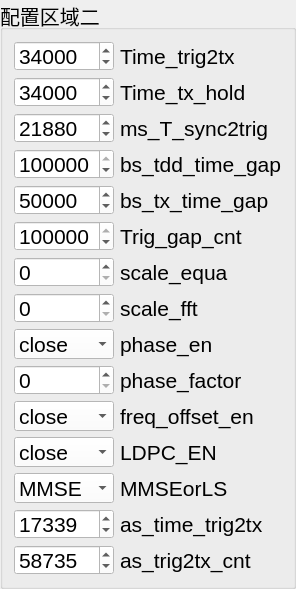
         <widget class="QGroupBox" name="groupBox_25">
          <property name="maximumSize">
           <size>
            <width>400</width>
            <height>16777215</height>
           </size>
          </property>
          <property name="font">
           <font>
            <pointsize>15</pointsize>
           </font>
          </property>
          <property name="title">
           <string>配置区域二</string>
          </property>
          <layout class="QGridLayout" name="gridLayout_20">
           <item row="0" column="1">
            <widget class="QLabel" name="Time_trig2tx_label">
             <property name="maximumSize">
              <size>
               <width>16777215</width>
               <height>30</height>
              </size>
             </property>
             <property name="font">
              <font>
               <pointsize>16</pointsize>
              </font>
             </property>
             <property name="text">
              <string>Time_trig2tx</string>
             </property>
            </widget>
           </item>
           <item row="1" column="0">
            <widget class="QSpinBox" name="Time_tx_hold_obj">
             <property name="maximumSize">
              <size>
               <width>16777215</width>
               <height>30</height>
              </size>
             </property>
             <property name="font">
              <font>
               <pointsize>16</pointsize>
              </font>
             </property>
             <property name="toolTip">
              <string>&lt;html&gt;&lt;head/&gt;&lt;body&gt;&lt;p&gt;&lt;span style=&quot; font-family:'等线'; font-size:10.5pt;&quot;&gt;depapr_thr&lt;/span&gt;&lt;/p&gt;&lt;/body&gt;&lt;/html&gt;</string>
             </property>
             <property name="styleSheet">
              <string notr="true">background-color: rgb(255, 255, 255);</string>
             </property>
             <property name="specialValueText">
              <string/>
             </property>
             <property name="maximum">
              <number>16777215</number>
             </property>
             <property name="singleStep">
              <number>1</number>
             </property>
             <property name="value">
              <number>34000</number>
             </property>
            </widget>
           </item>
           <item row="1" column="1">
            <widget class="QLabel" name="Time_tx_hold_label">
             <property name="maximumSize">
              <size>
               <width>16777215</width>
               <height>30</height>
              </size>
             </property>
             <property name="font">
              <font>
               <pointsize>16</pointsize>
              </font>
             </property>
             <property name="text">
              <string>Time_tx_hold</string>
             </property>
            </widget>
           </item>
           <item row="0" column="0">
            <widget class="QSpinBox" name="Time_trig2tx_obj">
             <property name="maximumSize">
              <size>
               <width>150</width>
               <height>30</height>
              </size>
             </property>
             <property name="font">
              <font>
               <pointsize>16</pointsize>
              </font>
             </property>
             <property name="toolTip">
              <string>&lt;html&gt;&lt;head/&gt;&lt;body&gt;&lt;p&gt;&lt;span style=&quot; font-family:'等线'; font-size:10.5pt;&quot;&gt;depapr_thr&lt;/span&gt;&lt;/p&gt;&lt;/body&gt;&lt;/html&gt;</string>
             </property>
             <property name="styleSheet">
              <string notr="true">background-color: rgb(255, 255, 255);</string>
             </property>
             <property name="specialValueText">
              <string/>
             </property>
             <property name="maximum">
              <number>16777215</number>
             </property>
             <property name="singleStep">
              <number>1</number>
             </property>
             <property name="value">
              <number>34000</number>
             </property>
            </widget>
           </item>
           <item row="10" column="0">
            <widget class="QComboBox" name="freq_offset_en_obj">
             <property name="maximumSize">
              <size>
               <width>16777215</width>
               <height>30</height>
              </size>
             </property>
             <property name="font">
              <font>
               <pointsize>16</pointsize>
              </font>
             </property>
             <property name="styleSheet">
              <string notr="true">background-color: rgb(255, 255, 255);</string>
             </property>
             <property name="editable">
              <bool>false</bool>
             </property>
             <property name="currentText">
              <string>close</string>
             </property>
             <property name="currentIndex">
              <number>0</number>
             </property>
             <property name="iconSize">
              <size>
               <width>28</width>
               <height>28</height>
              </size>
             </property>
             <item>
              <property name="text">
               <string>close</string>
              </property>
             </item>
             <item>
              <property name="text">
               <string>enable</string>
              </property>
             </item>
            </widget>
           </item>
           <item row="2" column="1">
            <widget class="QLabel" name="ms_T_sync2trig_label">
             <property name="maximumSize">
              <size>
               <width>16777215</width>
               <height>30</height>
              </size>
             </property>
             <property name="font">
              <font>
               <pointsize>16</pointsize>
              </font>
             </property>
             <property name="text">
              <string>ms_T_sync2trig</string>
             </property>
            </widget>
           </item>
           <item row="10" column="1">
            <widget class="QLabel" name="freq_offset_en_label">
             <property name="maximumSize">
              <size>
               <width>16777215</width>
               <height>30</height>
              </size>
             </property>
             <property name="font">
              <font>
               <pointsize>16</pointsize>
              </font>
             </property>
             <property name="text">
              <string>freq_offset_en</string>
             </property>
            </widget>
           </item>
           <item row="9" column="1">
            <widget class="QLabel" name="phase_factor_label">
             <property name="maximumSize">
              <size>
               <width>16777215</width>
               <height>30</height>
              </size>
             </property>
             <property name="font">
              <font>
               <pointsize>16</pointsize>
              </font>
             </property>
             <property name="text">
              <string>phase_factor</string>
             </property>
            </widget>
           </item>
           <item row="8" column="0">
            <widget class="QComboBox" name="phase_en_obj">
             <property name="maximumSize">
              <size>
               <width>16777215</width>
               <height>30</height>
              </size>
             </property>
             <property name="font">
              <font>
               <pointsize>16</pointsize>
              </font>
             </property>
             <property name="styleSheet">
              <string notr="true">background-color: rgb(255, 255, 255);</string>
             </property>
             <property name="editable">
              <bool>false</bool>
             </property>
             <property name="currentText">
              <string>close</string>
             </property>
             <property name="currentIndex">
              <number>0</number>
             </property>
             <property name="iconSize">
              <size>
               <width>28</width>
               <height>28</height>
              </size>
             </property>
             <item>
              <property name="text">
               <string>close</string>
              </property>
             </item>
             <item>
              <property name="text">
               <string>enable</string>
              </property>
             </item>
            </widget>
           </item>
           <item row="9" column="0">
            <widget class="QSpinBox" name="phase_factor_obj">
             <property name="maximumSize">
              <size>
               <width>16777215</width>
               <height>30</height>
              </size>
             </property>
             <property name="font">
              <font>
               <pointsize>16</pointsize>
              </font>
             </property>
             <property name="toolTip">
              <string>&lt;html&gt;&lt;head/&gt;&lt;body&gt;&lt;p&gt;&lt;span style=&quot; font-family:'等线'; font-size:10.5pt;&quot;&gt;depapr_thr&lt;/span&gt;&lt;/p&gt;&lt;/body&gt;&lt;/html&gt;</string>
             </property>
             <property name="styleSheet">
              <string notr="true">background-color: rgb(255, 255, 255);</string>
             </property>
             <property name="specialValueText">
              <string/>
             </property>
             <property name="maximum">
              <number>65534</number>
             </property>
             <property name="singleStep">
              <number>1</number>
             </property>
             <property name="value">
              <number>0</number>
             </property>
            </widget>
           </item>
           <item row="3" column="0">
            <widget class="QSpinBox" name="bs_tdd_time_gap_obj">
             <property name="maximumSize">
              <size>
               <width>16777215</width>
               <height>30</height>
              </size>
             </property>
             <property name="font">
              <font>
               <pointsize>16</pointsize>
              </font>
             </property>
             <property name="toolTip">
              <string>&lt;html&gt;&lt;head/&gt;&lt;body&gt;&lt;p&gt;&lt;span style=&quot; font-family:'等线'; font-size:10.5pt;&quot;&gt;depapr_thr&lt;/span&gt;&lt;/p&gt;&lt;/body&gt;&lt;/html&gt;</string>
             </property>
             <property name="styleSheet">
              <string notr="true">background-color: rgb(255, 255, 255);</string>
             </property>
             <property name="specialValueText">
              <string/>
             </property>
             <property name="maximum">
              <number>16777215</number>
             </property>
             <property name="singleStep">
              <number>1</number>
             </property>
             <property name="value">
              <number>100000</number>
             </property>
            </widget>
           </item>
           <item row="4" column="0">
            <widget class="QSpinBox" name="bs_tx_time_gap_obj">
             <property name="maximumSize">
              <size>
               <width>16777215</width>
               <height>30</height>
              </size>
             </property>
             <property name="font">
              <font>
               <pointsize>16</pointsize>
              </font>
             </property>
             <property name="toolTip">
              <string>&lt;html&gt;&lt;head/&gt;&lt;body&gt;&lt;p&gt;&lt;span style=&quot; font-family:'等线'; font-size:10.5pt;&quot;&gt;depapr_thr&lt;/span&gt;&lt;/p&gt;&lt;/body&gt;&lt;/html&gt;</string>
             </property>
             <property name="styleSheet">
              <string notr="true">background-color: rgb(255, 255, 255);</string>
             </property>
             <property name="specialValueText">
              <string/>
             </property>
             <property name="maximum">
              <number>16777215</number>
             </property>
             <property name="singleStep">
              <number>1</number>
             </property>
             <property name="value">
              <number>50000</number>
             </property>
            </widget>
           </item>
           <item row="2" column="0">
            <widget class="QSpinBox" name="ms_T_sync2trig_obj">
             <property name="maximumSize">
              <size>
               <width>16777215</width>
               <height>30</height>
              </size>
             </property>
             <property name="font">
              <font>
               <pointsize>16</pointsize>
              </font>
             </property>
             <property name="toolTip">
              <string>&lt;html&gt;&lt;head/&gt;&lt;body&gt;&lt;p&gt;&lt;span style=&quot; font-family:'等线'; font-size:10.5pt;&quot;&gt;depapr_thr&lt;/span&gt;&lt;/p&gt;&lt;/body&gt;&lt;/html&gt;</string>
             </property>
             <property name="styleSheet">
              <string notr="true">background-color: rgb(255, 255, 255);</string>
             </property>
             <property name="specialValueText">
              <string/>
             </property>
             <property name="maximum">
              <number>16777215</number>
             </property>
             <property name="singleStep">
              <number>1</number>
             </property>
             <property name="value">
              <number>21880</number>
             </property>
            </widget>
           </item>
           <item row="11" column="0">
            <widget class="QComboBox" name="LDPC_en_obj">
             <property name="maximumSize">
              <size>
               <width>16777215</width>
               <height>30</height>
              </size>
             </property>
             <property name="font">
              <font>
               <pointsize>16</pointsize>
              </font>
             </property>
             <property name="styleSheet">
              <string notr="true">background-color: rgb(255, 255, 255);</string>
             </property>
             <property name="editable">
              <bool>false</bool>
             </property>
             <property name="currentText">
              <string>close</string>
             </property>
             <property name="currentIndex">
              <number>0</number>
             </property>
             <property name="iconSize">
              <size>
               <width>28</width>
               <height>28</height>
              </size>
             </property>
             <item>
              <property name="text">
               <string>close</string>
              </property>
             </item>
             <item>
              <property name="text">
               <string>enable</string>
              </property>
             </item>
            </widget>
           </item>
           <item row="11" column="1">
            <widget class="QLabel" name="LDPC_en_label">
             <property name="maximumSize">
              <size>
               <width>16777215</width>
               <height>30</height>
              </size>
             </property>
             <property name="font">
              <font>
               <pointsize>16</pointsize>
              </font>
             </property>
             <property name="text">
              <string>LDPC_EN</string>
             </property>
            </widget>
           </item>
           <item row="4" column="1">
            <widget class="QLabel" name="bs_tx_time_gap_label">
             <property name="maximumSize">
              <size>
               <width>16777215</width>
               <height>30</height>
              </size>
             </property>
             <property name="font">
              <font>
               <pointsize>16</pointsize>
              </font>
             </property>
             <property name="text">
              <string>bs_tx_time_gap</string>
             </property>
            </widget>
           </item>
           <item row="6" column="0">
            <widget class="QSpinBox" name="scale_equa_obj">
             <property name="maximumSize">
              <size>
               <width>16777215</width>
               <height>30</height>
              </size>
             </property>
             <property name="font">
              <font>
               <pointsize>16</pointsize>
              </font>
             </property>
             <property name="toolTip">
              <string>&lt;html&gt;&lt;head/&gt;&lt;body&gt;&lt;p&gt;&lt;span style=&quot; font-family:'等线'; font-size:10.5pt;&quot;&gt;depapr_thr&lt;/span&gt;&lt;/p&gt;&lt;/body&gt;&lt;/html&gt;</string>
             </property>
             <property name="styleSheet">
              <string notr="true">background-color: rgb(255, 255, 255);</string>
             </property>
             <property name="specialValueText">
              <string/>
             </property>
             <property name="maximum">
              <number>255</number>
             </property>
             <property name="singleStep">
              <number>1</number>
             </property>
             <property name="value">
              <number>0</number>
             </property>
            </widget>
           </item>
           <item row="5" column="1">
            <widget class="QLabel" name="Trig_gap_cnt_label">
             <property name="maximumSize">
              <size>
               <width>16777215</width>
               <height>30</height>
              </size>
             </property>
             <property name="font">
              <font>
               <pointsize>16</pointsize>
              </font>
             </property>
             <property name="text">
              <string>Trig_gap_cnt</string>
             </property>
            </widget>
           </item>
           <item row="7" column="1">
            <widget class="QLabel" name="scale_fft_label">
             <property name="maximumSize">
              <size>
               <width>16777215</width>
               <height>30</height>
              </size>
             </property>
             <property name="font">
              <font>
               <pointsize>16</pointsize>
              </font>
             </property>
             <property name="text">
              <string>scale_fft</string>
             </property>
            </widget>
           </item>
           <item row="7" column="0">
            <widget class="QSpinBox" name="scale_fft_obj">
             <property name="maximumSize">
              <size>
               <width>16777215</width>
               <height>30</height>
              </size>
             </property>
             <property name="font">
              <font>
               <pointsize>16</pointsize>
              </font>
             </property>
             <property name="toolTip">
              <string>&lt;html&gt;&lt;head/&gt;&lt;body&gt;&lt;p&gt;&lt;span style=&quot; font-family:'等线'; font-size:10.5pt;&quot;&gt;depapr_thr&lt;/span&gt;&lt;/p&gt;&lt;/body&gt;&lt;/html&gt;</string>
             </property>
             <property name="styleSheet">
              <string notr="true">background-color: rgb(255, 255, 255);</string>
             </property>
             <property name="specialValueText">
              <string/>
             </property>
             <property name="maximum">
              <number>255</number>
             </property>
             <property name="singleStep">
              <number>1</number>
             </property>
             <property name="value">
              <number>0</number>
             </property>
            </widget>
           </item>
           <item row="8" column="1">
            <widget class="QLabel" name="phase_en_label">
             <property name="maximumSize">
              <size>
               <width>16777215</width>
               <height>30</height>
              </size>
             </property>
             <property name="font">
              <font>
               <pointsize>16</pointsize>
              </font>
             </property>
             <property name="text">
              <string>phase_en</string>
             </property>
            </widget>
           </item>
           <item row="3" column="1">
            <widget class="QLabel" name="bs_tdd_time_gap_label">
             <property name="maximumSize">
              <size>
               <width>16777215</width>
               <height>30</height>
              </size>
             </property>
             <property name="font">
              <font>
               <pointsize>16</pointsize>
              </font>
             </property>
             <property name="text">
              <string>bs_tdd_time_gap</string>
             </property>
            </widget>
           </item>
           <item row="5" column="0">
            <widget class="QSpinBox" name="Trig_gap_cnt_obj">
             <property name="maximumSize">
              <size>
               <width>16777215</width>
               <height>30</height>
              </size>
             </property>
             <property name="font">
              <font>
               <pointsize>16</pointsize>
              </font>
             </property>
             <property name="toolTip">
              <string>&lt;html&gt;&lt;head/&gt;&lt;body&gt;&lt;p&gt;&lt;span style=&quot; font-family:'等线'; font-size:10.5pt;&quot;&gt;depapr_thr&lt;/span&gt;&lt;/p&gt;&lt;/body&gt;&lt;/html&gt;</string>
             </property>
             <property name="styleSheet">
              <string notr="true">background-color: rgb(255, 255, 255);</string>
             </property>
             <property name="specialValueText">
              <string/>
             </property>
             <property name="maximum">
              <number>16777215</number>
             </property>
             <property name="singleStep">
              <number>1</number>
             </property>
             <property name="value">
              <number>100000</number>
             </property>
            </widget>
           </item>
           <item row="13" column="1">
            <widget class="QLabel" name="as_time_trig2tx_label">
             <property name="maximumSize">
              <size>
               <width>16777215</width>
               <height>30</height>
              </size>
             </property>
             <property name="font">
              <font>
               <pointsize>16</pointsize>
              </font>
             </property>
             <property name="text">
              <string>as_time_trig2tx</string>
             </property>
            </widget>
           </item>
           <item row="12" column="1">
            <widget class="QLabel" name="MMSEorLS_label">
             <property name="maximumSize">
              <size>
               <width>16777215</width>
               <height>30</height>
              </size>
             </property>
             <property name="font">
              <font>
               <pointsize>16</pointsize>
              </font>
             </property>
             <property name="text">
              <string>MMSEorLS</string>
             </property>
            </widget>
           </item>
           <item row="12" column="0">
            <widget class="QComboBox" name="MMSEorLS_obj">
             <property name="maximumSize">
              <size>
               <width>16777215</width>
               <height>30</height>
              </size>
             </property>
             <property name="font">
              <font>
               <pointsize>16</pointsize>
              </font>
             </property>
             <property name="styleSheet">
              <string notr="true">background-color: rgb(255, 255, 255);</string>
             </property>
             <property name="editable">
              <bool>false</bool>
             </property>
             <property name="currentText">
              <string>MMSE</string>
             </property>
             <property name="currentIndex">
              <number>0</number>
             </property>
             <property name="iconSize">
              <size>
               <width>28</width>
               <height>28</height>
              </size>
             </property>
             <item>
              <property name="text">
               <string>MMSE</string>
              </property>
             </item>
             <item>
              <property name="text">
               <string>LS</string>
              </property>
             </item>
            </widget>
           </item>
           <item row="13" column="0">
            <widget class="QSpinBox" name="as_time_trig2tx_obj">
             <property name="maximumSize">
              <size>
               <width>16777215</width>
               <height>30</height>
              </size>
             </property>
             <property name="font">
              <font>
               <pointsize>16</pointsize>
              </font>
             </property>
             <property name="toolTip">
              <string>&lt;html&gt;&lt;head/&gt;&lt;body&gt;&lt;p&gt;&lt;span style=&quot; font-family:'等线'; font-size:10.5pt;&quot;&gt;depapr_thr&lt;/span&gt;&lt;/p&gt;&lt;/body&gt;&lt;/html&gt;</string>
             </property>
             <property name="styleSheet">
              <string notr="true">background-color: rgb(255, 255, 255);</string>
             </property>
             <property name="specialValueText">
              <string/>
             </property>
             <property name="maximum">
              <number>16777215</number>
             </property>
             <property name="singleStep">
              <number>1</number>
             </property>
             <property name="value">
              <number>17339</number>
             </property>
            </widget>
           </item>
           <item row="14" column="1">
            <widget class="QLabel" name="as_trig2tx_cnt_label">
             <property name="maximumSize">
              <size>
               <width>16777215</width>
               <height>30</height>
              </size>
             </property>
             <property name="font">
              <font>
               <pointsize>16</pointsize>
              </font>
             </property>
             <property name="text">
              <string>as_trig2tx_cnt</string>
             </property>
            </widget>
           </item>
           <item row="14" column="0">
            <widget class="QSpinBox" name="as_trig2tx_cnt_obj">
             <property name="maximumSize">
              <size>
               <width>16777215</width>
               <height>30</height>
              </size>
             </property>
             <property name="font">
              <font>
               <pointsize>16</pointsize>
              </font>
             </property>
             <property name="toolTip">
              <string>&lt;html&gt;&lt;head/&gt;&lt;body&gt;&lt;p&gt;&lt;span style=&quot; font-family:'等线'; font-size:10.5pt;&quot;&gt;depapr_thr&lt;/span&gt;&lt;/p&gt;&lt;/body&gt;&lt;/html&gt;</string>
             </property>
             <property name="styleSheet">
              <string notr="true">background-color: rgb(255, 255, 255);</string>
             </property>
             <property name="specialValueText">
              <string/>
             </property>
             <property name="maximum">
              <number>16777215</number>
             </property>
             <property name="singleStep">
              <number>1</number>
             </property>
             <property name="value">
              <number>58735</number>
             </property>
            </widget>
           </item>
           <item row="6" column="1">
            <widget class="QLabel" name="scale_equa_label">
             <property name="maximumSize">
              <size>
               <width>16777215</width>
               <height>30</height>
              </size>
             </property>
             <property name="font">
              <font>
               <pointsize>16</pointsize>
              </font>
             </property>
             <property name="text">
              <string>scale_equa</string>
             </property>
            </widget>
           </item>
          </layout>
         </widget>
